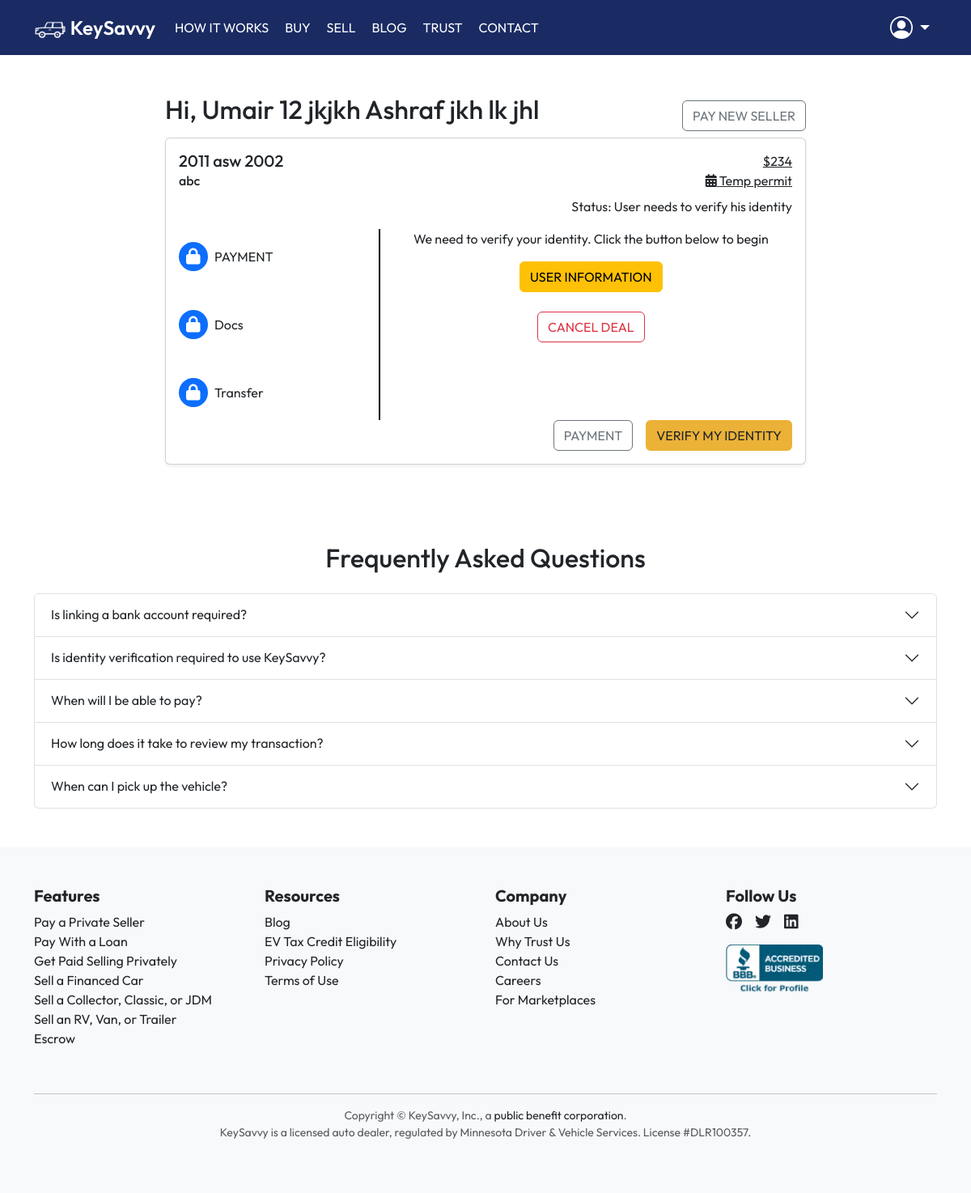
The page /dashboard/ (signed in) on the database its author committed.
### app/models.py (models this page shows, shortened)
class Vehicle(models.Model):
    serial_number = models.CharField(max_length=100, unique=True)
    make = models.CharField(max_length=50)
    model = models.CharField(max_length=50)
    year = models.IntegerField()
    price = models.IntegerField()
    def formatted_price(self):
        return format_lazy("${:,}", self.price)

### app/views.py (the view)
# urls.py: path('dashboard/', views.dashboard, name='dashboard'),
@login_required(login_url="auth")
def dashboard(request):
    user = request.user
    try:
        profile = request.user.profile
        profile_status = profile.status
    except UserProfile.DoesNotExist:
        profile_status = "pending"
    transaction = Transaction.objects.filter(user=user).last()
    vehicle = transaction.vehicle if transaction else None
    transaction_id = transaction.transaction_id if transaction else None
    transaction_cancel = transaction.cancel if transaction else None
    faq_data = load_json_file("app/faq_data/dashboard.json")
    context = {
        "user": user,
        "vehicle": vehicle,
        "transaction_id": transaction_id,
        "dashboard": True,
        "from_signup": None,
        "profile_status": profile_status,
        "transaction_cancel": transaction_cancel,
        "header_color": "background-color: rgb(26, 43, 99) !important",
        "faq_data": faq_data,
    }
    return render(request, "dashboard.html", context)

### app/utils.py (called while the page is built)
def load_json_file(file_path):
    absolute_path = os.path.join(settings.BASE_DIR, file_path)
    with open(absolute_path, 'r', encoding='utf-8') as file:
        return json.load(file)

### app/templates/dashboard.html (shortened to what this page needs)
{% extends 'base.html' %} {% block title %}Buy | Keysavvy{% endblock %}
{% block content %}
<section class="py-5">
	<div class="row justify-content-center">
    	{% if not transaction_cancel %}
		<div class="col-8">
			<div class="d-flex justify-content-between align-items-center">
				<h2 class="mb-3">
					Hi, {{user.first_name}}
					{{user.last_name}}
				</h2>
				<button class="btn btn-outline-secondary">
					PAY NEW SELLER
				</button>
			</div>
			<div class="card shadow-sm p-3">
				<div class="d-flex justify-content-between align-items-center">
					<h5 class="m-0">
						{{ vehicle.year }} {{ vehicle.make }} {{ vehicle.model }}
					</h5>
					<div class="text-decoration-underline">
						{{ vehicle.formatted_price }}
					</div>
				</div>
				<div
					class="d-flex justify-content-between align-items-center mb-2"
				>
					<h6 class="m-0">{{vehicle.serial_number}}</h6>
					<div class="text-decoration-underline">
						<i class="fa-solid fa-calendar-days"></i> Temp permit
					</div>
				</div>
				<p class="text-end">
					Status: {% if profile_status != "approved" %}User needs to
					verify his identity{% else %}Identity {{ profile_status }}{% endif %}
				</p>
				<div class="row">
					<div class="col-md-4" style="border-right: 2px solid black">
						<div class="d-flex align-items-center gap-2 my-3">
							<span class="p-2 rounded-circle bg-primary d-flex" style='width: 36px; height:36px'>
								<i class="fa-solid fa-lock fs-5 text-white" style='padding-left: 1px'></i>
							</span>
							<span>PAYMENT</span>
						</div>
						<div class="d-flex align-items-center gap-2 my-5">
							<span class="p-2 rounded-circle bg-primary d-flex" style='width: 36px; height:36px'>
								<i class="fa-solid fa-lock fs-5 text-white" style='padding-left: 1px'></i>
							</span>
							<span>Docs</span>
						</div>
						<div class="d-flex align-items-center gap-2 my-3">
							<span class="p-2 rounded-circle bg-primary d-flex" style='width: 36px; height:36px'>
								<i class="fa-solid fa-lock fs-5 text-white" style='padding-left: 1px'></i>
							</span>
							<span>Transfer</span>
						</div>
					</div>
					<div class="col-md-8">
						{% if profile_status != "approved" %}
						<p class="text-center">
							We need to verify your identity. Click the button
							below to begin
						</p>
						{% endif %}
						<div class="text-center mb-3">
							<button
								class="btn btn-warning"
								data-bs-toggle="modal"
								data-bs-target="#userInfoModal"
							>
								USER INFORMATION
							</button>
						</div>
						<div class="text-center mt-4">
							<button
								type="button"
								class="btn btn-outline-danger"
								data-bs-toggle="modal"
								data-bs-target="#cancelModal"
								data-transaction-id="{{ transaction_id }}"
							>
								CANCEL DEAL
							</button>
						</div>
					</div>
				</div>
				<div class="d-flex justify-content-end gap-2">
					<a
						href="{% url 'payment' %}"
						class="btn btn-outline-secondary me-2"
						>PAYMENT</a
					>
					{% if profile_status != "approved" %}
					<button type="button" class="btn btn-custom" data-bs-toggle="modal" data-bs-target="#verificationModal">
							VERIFY MY IDENTITY
					</button>
					{% else %}
					<button class="btn btn-warning disabled" disabled>
						IDENTITY VERIFIED
					</button>
					{% endif %}
				</div>
			</div>
		</div>
        {% endif %}
	</div>
</section>
<section class="faq py-5">
	<div class="container">
		<h2 class="text-center mb-4">Frequently Asked Questions</h2>
		{% include "components/faqs.html" with comp_faq_data=faq_data comp_faq_number="1" %}
	</div>
</section>
{% endblock %}

### static/css/style.css (style rules this page uses)
body { font-family: "Outfit", sans-serif; text-shadow: none; }
.btn-custom { background-color: #ecb238; }

### rows shown on the page
Vehicle: year "2011", make "asw", model "2002", formatted_price "$234", serial_number "abc"

### other values the page prints
{{ user.first_name }} "Umair 12 jkjkh"
{{ user.last_name }} "Ashraf jkh lk jhl"
{{ faq.question }} "Is linking a bank account required?" "Is identity verification required to use KeySavvy?" "When will I be able to pay?" "How long does it take to review my transaction?" "When can I pick up the vehicle?"
